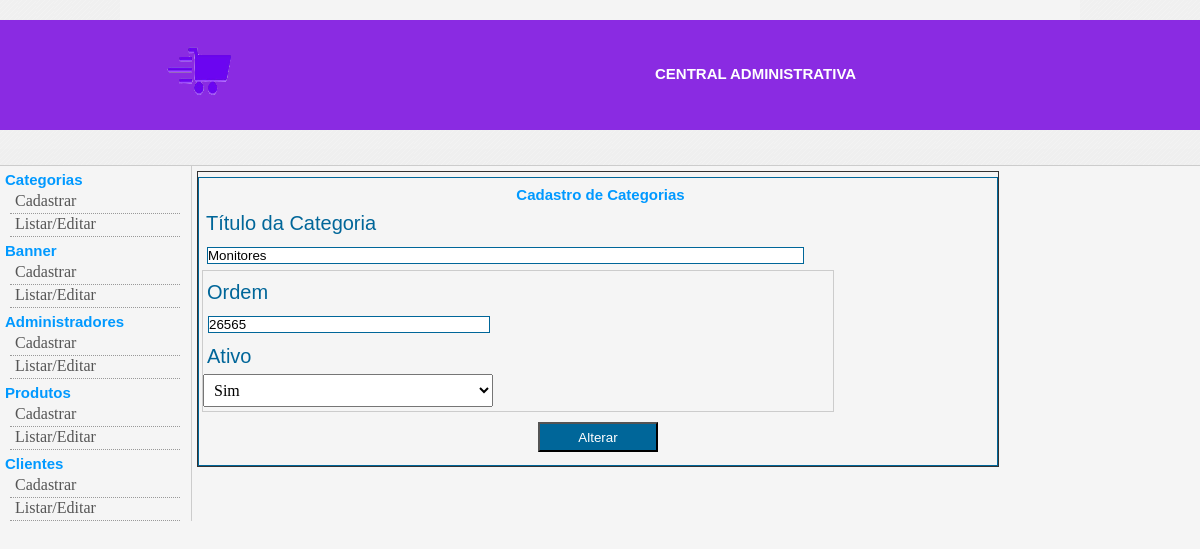
The app's page /admin/index.php?link=3&acao=Alterar&id=65 with its own data.
### tables this page shows
CREATE TABLE `categoria` (
  `id_categoria` int(11) NOT NULL,
  `categoria` varchar(150) NOT NULL,
  `slug_categoria` varchar(220) NOT NULL,
  `ordem_categoria` int(11) NOT NULL,
  `ativo_categoria` varchar(1) NOT NULL,
  `imagem_produto` varchar(200) NOT NULL
);

### admin/classes/conexaoMySQL.php (called while the page is built, shortened)
<?php
class conexaoMySQL
{
    protected $servidor;
    protected $usuario;
    protected $senha;
    protected $banco;
    protected $conexao;
    public function __construct()
    {
        $this->servidor = "localhost";
        $this->usuario = "root";
        $this->senha = "";
        $this->banco = "lojavirtual";
    }
    public function conectar()
{
    $this->conexao = mysqli_connect($this->servidor, $this->usuario, $this->senha, $this->banco);
    return $this->conexao;
}
    public function executarSQL($sql, $parametros = array())
    {
        $stmt = mysqli_prepare($this->conexao, $sql);
        $this->qry = mysqli_stmt_get_result($stmt);
        return $this->qry;
    }
}
?>

### admin/classes/Dadosdacategoria.php (called while the page is built, shortened)
<?php
include_once ("conexaoMySQL.php");
    class DadosCategoria extends conexaoMySQL{
	private $id, $categoria, $slug_categoria, $ordem_categoria, $ativo_categoria;
	public function setId($id){
	   $this->id = $id;
	}
	public function getCategorias() {
	   return $this->categoria;
	}
	public function getOrdemCategoria() {
		return $this->ordem_categoria;
	 }
	 public function getAtivo() {
		return $this->ativo_categoria;
	}
	public function mostrarDados(){
	   $sql= "SELECT * FROM categoria WHERE id_categoria = '$this->id'";
	   $qry = self::executarSQL($sql);
	   $linha = self::listar($qry);
	   if ($linha) {
		  $this->id                = $linha["id_categoria"];
		  $this->categoria         = $linha["categoria"];
		  $this->ordem_categoria   = $linha["ordem_categoria"];
		  $this->ativo_categoria   = $linha["ativo_categoria"];
	   }
	}
}
   ?>

### admin/frm/frm_categoria.php (the view, shortened to what this page needs)
<?php
 $acao = isset($_GET["acao"]) ? $_GET["acao"] : "";
 $id   = isset($_GET["id"]) ? $_GET["id"] : "";
 $txt_titulo = "";
 $txt_ordem = "";
 $txt_ativo = "";
 include_once("./classes/Dadosdacategoria.php");
	if($acao != ""){
		$dados = new DadosCategoria();
		$dados->setId($id);
		$dados->mostrarDados();
		$txt_titulo = $dados->getCategorias();
		$txt_ordem = $dados->getOrdemCategoria();
		$txt_ativo = $dados->getAtivo();
	}
?>
<div id="formulario">
	<h2> Cadastro de Categorias </h2>
	<form action="./op/op_categoria.php" method="post" enctype="multipart/form-data">
		<label>
			<span class="titulo">Título da Categoria </span>
			<input type="text" name="txt_titulo" id="txt_titulo" value="<?php echo $txt_titulo ?>">
		</label>
		<div class="dois-campos">
			<label>
				<span class="titulo">Ordem </span>
				<input type="text" name="txt_ordem" id="txt_ordem" value="<?php echo $txt_ordem ?>">
			</label>
			<label>
				<span class="titulo">Ativo </span>
				<select name="txt_ativo" id="txt_ativo">
					<option value="S" <?php if($txt_ativo=="S") echo "selected"; ?>> Sim </option>
				</select>
			</label>
		</div>
		<input type="submit" value="<?php if ($acao != ""){ echo $acao; } else{ echo "Inserir"; } ?>" class="botao" />
	</form>
</div>

### admin/css/css.css (style rules this page uses)
* { margin: 0; padding: 0; }
body { font-family: Verdana, Arial, Helvetica, sans-serif; font-size: 12px; background-color: whitesmoke; }
#direito h2 { text-align: center; }
#formulario { width: 792px; padding: 3px; background-color: whitesmoke; margin-top: 5px; border: 1px solid #069; }
#formulario label { display: block; }
#formulario label span.titulo { font-size: 20px; font-family: Tahoma, Arial, Helvetica; color: #069; display: block; float: left; width: 100%; margin: 6px 4px; }
#formulario label input[type="text"], #formulario label input[type="password"] { margin: 6px 5px; background-color: #fff; border: 1px solid #069; width: 595px; outline: none; }
#formulario .dois-campos { padding: 4px 0; width: 630px; margin-bottom: 3px; border: 1px solid #ccc; }
#formulario .dois-campos label { display: inline-; width: 305px; margin-right: 8px; }
#formulario .dois-campos label input[type="text"] { width: 280px; }
#formulario .dois-campos label select { padding: 6px; width: 290px; font: 16px Tahoma; }
#formulario .botao { width: 120px; display: block; height: 30px; margin: 10px auto; cursor: pointer; background-color: #069; color: white; }

### admin/menu.php (style rules this page uses)
h2 { padding: 5px 0 0 5px; height: 20px; font-size: 15px; color: #0099ff; }

### records on screen
categoria: txt_titulo "Monitores", txt_ordem "26565", txt_ativo "Sim"
